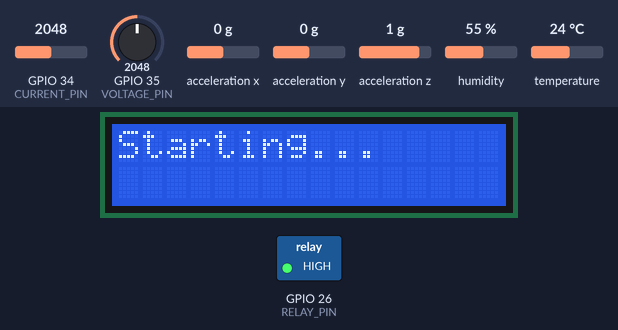
The sketch below on a simulated ESP32. Parts: 16×2 character LCD, switched loads named in the sketch (green lamp = pin HIGH). The test bench sets the inputs (shaded band); at power-on: GPIO 34 (CURRENT_PIN) = 2048, GPIO 35 (VOLTAGE_PIN) = 2048, acceleration x 0 g, acceleration y 0 g, acceleration z 1 g, humidity 55 %, temperature 24 °C. WiFi joins after 1.5 s; servers stay silent unless stated; storage starts empty; web services answer with replies made up by the test bench.

Above: at 0.1 s.
At 1.9 s:
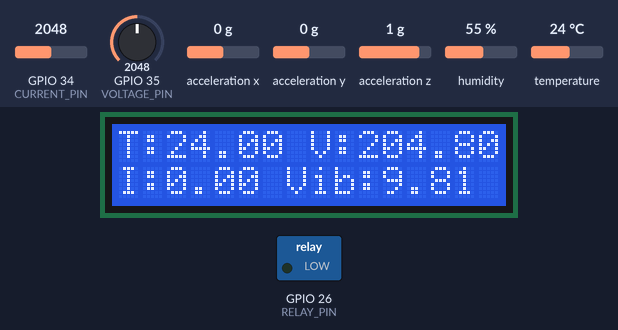
Timing chart, 0 to 3.4 s (numbered marks = the images above):
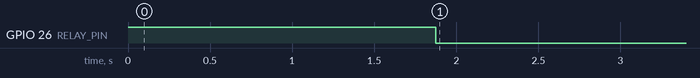

The sketch:

main.ino
```cpp
#include <WiFi.h>
#include <HTTPClient.h>
#include <Wire.h>
#include <LiquidCrystal_I2C.h>
#include <DHT.h>
#include <SPI.h>
#include <SD.h>
#include <Adafruit_Sensor.h>
#include <Adafruit_ADXL345_U.h>

// WiFi
const char* ssid = "YOUR_WIFI";
const char* password = "YOUR_PASSWORD";

// ThingSpeak
String apiKey = "YOUR_WRITE_API_KEY";
const char* server = "http://api.thingspeak.com/update";

// Pins
#define DHTPIN 4
#define DHTTYPE DHT11
#define CURRENT_PIN 34
#define VOLTAGE_PIN 35
#define RELAY_PIN 26
#define SD_CS 5

// Objects
DHT dht(DHTPIN, DHTTYPE);
LiquidCrystal_I2C lcd(0x27, 16, 2);
Adafruit_ADXL345_Unified accel = Adafruit_ADXL345_Unified(12345);

// Calibration
float currentCal = 0.1;
float voltageCal = 0.1;

// Thresholds
float maxTemp = 50;
float maxCurrent = 10;
float maxVibration = 15;

void setup() {
  Serial.begin(115200);

  pinMode(RELAY_PIN, OUTPUT);
  digitalWrite(RELAY_PIN, HIGH); // LOW trigger relay OFF

  lcd.init();
  lcd.backlight();
  lcd.print("Starting...");

  dht.begin();
  Wire.begin(21, 22);
  accel.begin();

  SD.begin(SD_CS);

  WiFi.begin(ssid, password);
  while (WiFi.status() != WL_CONNECTED) {
    delay(500);
  }
  lcd.clear();
  lcd.print("Connected");
}

void loop() {
  float temp = dht.readTemperature();
  float hum = dht.readHumidity();

  int rawCurrent = analogRead(CURRENT_PIN);
  float current = (rawCurrent - 2048) * currentCal;

  int rawVoltage = analogRead(VOLTAGE_PIN);
  float voltage = rawVoltage * voltageCal;

  sensors_event_t event;
  accel.getEvent(&event);

  float vibration = sqrt(
    event.acceleration.x * event.acceleration.x +
    event.acceleration.y * event.acceleration.y +
    event.acceleration.z * event.acceleration.z
  );

  lcd.clear();
  lcd.setCursor(0,0);
  lcd.print("T:"); lcd.print(temp);
  lcd.print(" V:"); lcd.print(voltage);

  lcd.setCursor(0,1);
  lcd.print("I:"); lcd.print(current);
  lcd.print(" Vib:"); lcd.print(vibration);

  File file = SD.open("/data.txt", FILE_APPEND);
  if (file) {
    file.print(temp); file.print(",");
    file.print(hum); file.print(",");
    file.print(current); file.print(",");
    file.print(voltage); file.print(",");
    file.println(vibration);
    file.close();
  }

  if (WiFi.status() == WL_CONNECTED) {
    HTTPClient http;
    String url = server;
    url += "?api_key=" + apiKey;
    url += "&field1=" + String(temp);
    url += "&field2=" + String(current);
    url += "&field3=" + String(voltage);
    url += "&field4=" + String(vibration);
    url += "&field5=" + String(hum);

    http.begin(url);
    http.GET();
    http.end();
  }

  if (temp > maxTemp || current > maxCurrent || vibration > maxVibration) {
    digitalWrite(RELAY_PIN, HIGH); // OFF
  } else {
    digitalWrite(RELAY_PIN, LOW); // ON
  }

  delay(15000);
}
```

Measured:
- by itself, GPIO 26 (RELAY_PIN): HIGH → LOW at 1.9 s
